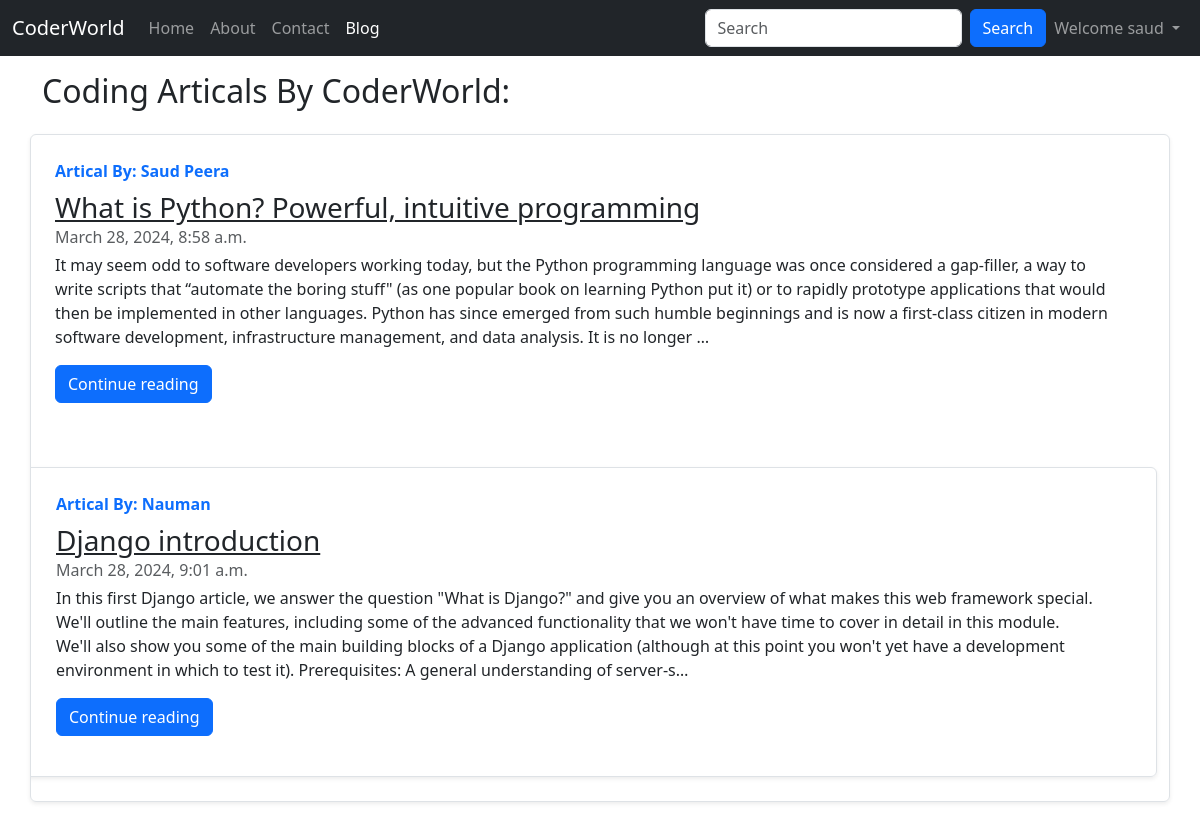
Page /blog/ (signed in) on the committed database.
### blog/models.py (models this page shows)
class Post(models.Model):
    sno = models.AutoField(primary_key=True)
    Title= models.CharField(max_length=255)
    content= models.TextField()
    author=models.CharField(max_length=20)
    slug=models.CharField(max_length=130)
    timeStamp=models.DateTimeField(blank=True)
    def __str__(self):
        return self.Title + ' by ' + self.author

### blog/views.py (the view)
# urls.py: path('',views.bloghome,name='bloghome'),
def bloghome(request):
    allpost=Post.objects.all()
    print(allpost)
    context = {
        "allpost" :allpost
        }
    return render(request,'blog/bloghome.html', context)

### templates/blog/bloghome.html (shortened to what this page needs)
{% extends "base.html" %}
{% block blogactive %} active {% endblock blogactive %}
{% block body %}
<div class="container my-3">
    <h2>Coding Articals By CoderWorld:</h2>
    {% for post in allpost %}
    <div class="row no-gutters border rounded overflow-hidden flex-md-row my-4 shadow-sm h-md-250 position-relative">
        <div class="col p-4 d-flex flex-column position-static">
            <strong class="d-inline-block mb-2 text-primary">Artical By: {{post.author}}</strong>
            <h3 class="mb-0"><a class="text-dark" href="/blog/{{post.slug}}">{{post.Title}}</a></h3>
            <div class="mb-1 text-muted">{{post.timeStamp}}</div>
            <p class="card-text mb-auto">{{post.content |truncatechars:500}}</p>
            <div class="my-3">
                <a href="/blog/{{post.slug}}" role="button" class="btn btn-primary">Continue reading</a>
            </div>
        </div>
        <div class="col-auto d-none d-lg-block">
        </div>
        {% endfor %}
    </div>
    {% endblock body %}

### templates/base.html (shortened to what this page needs)
<!doctype html>
<html lang="en">
<head>
  <link href="https://cdn.jsdelivr.net/npm/bootstrap@5.3.3/dist/css/bootstrap.min.css" rel="stylesheet"
>
</head>
<body>
  <nav class="navbar navbar-expand-lg navbar-dark bg-dark">
    <div class="container-fluid">
      <a class="navbar-brand" href="/">CoderWorld</a>
      <div class="collapse navbar-collapse" id="navbarSupportedContent">
        <ul class="navbar-nav me-auto mb-2 mb-lg-0">
          <li class="nav-item ">
            <a class="nav-link {% block homeactive %} {% endblock homeactive %}" aria-current="page" href="/">Home</a>
          </li>
          <li class="nav-item ">
            <a class="nav-link {% block aboutactive %} {% endblock aboutactive %}" href="/about">About</a>
          </li>
          <li class="nav-item ">
            <a class="nav-link {% block contactactive %} {% endblock contactactive %}" href="/contact">Contact</a>
          </li>
          <li class="nav-item ">
            <a class="nav-link {% block blogactive %} {% endblock blogactive %}" href="/blog">Blog</a>
          </li>
        </ul>
        <form method="get" action="/Search" class="d-flex" role="search">
          <input class="form-control me-2" type="search" placeholder="Search" aria-label="Search" name="querry"
            id="querry">
          <button class="btn btn-primary" type="Search">Search</button>
        </form>
        {% if user.is_authenticated %}
        <ul class="navbar-nav ml-auto mr-2 ">
          <li class="nav-item dropdown">
            <a class="nav-link dropdown-toggle" href="#" role="button" data-bs-toggle="dropdown" aria-expanded="false">
              Welcome {{request.user}}
            </a>
          </li>
        </ul>
        {% endif %}
      </div>
    </div>
  </nav>
  {% block body %}
  {% endblock body %}
</body>
</html>

### rows in the picture
Post: author "Saud Peera", Title "What is Python? Powerful, intuitive programming", timeStamp "March 28, 2024, 8:58 a.m.", content "It may seem odd to software developers working today, but the Python programming language was once considered a gap-filler, a way to write scripts that “automate the boring stuff\" (as one popular book on learning Python put it) or to rapidly prototype applications that would then be implemented in other languages. Python has since emerged from such humble beginnings and is now a first-class citizen in modern software development, infrastructure management, and data analysis. It is no longer …"
Post: author "Nauman", Title "Django introduction", timeStamp "March 28, 2024, 9:01 a.m.", content "In this first Django article, we answer the question \"What is Django?\" and give you an overview of what makes this web framework special. We'll outline the main features, including some of the advanced functionality that we won't have time to cover in detail in this module. We'll also show you some of the main building blocks of a Django application (although at this point you won't yet have a development environment in which to test it). Prerequisites: A general understanding of server-s…"

### other values in the picture
{{ request.user }} "saud"
